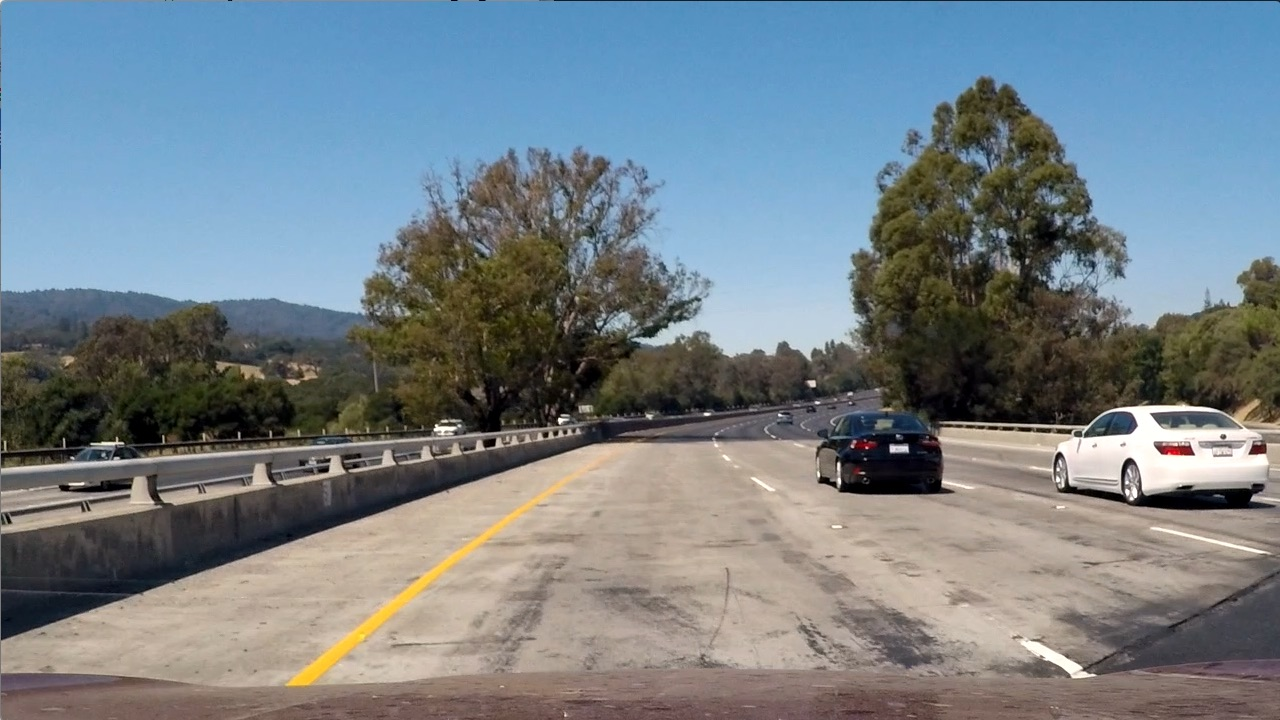
#> input picture test_images/test1.jpg, 1280 x 720 px
$ python rects.py
#> lines starting #> are read from the running program, lines starting #| are printed output that depends on the picture
import numpy as np
import cv2
import matplotlib.pyplot as plt
import matplotlib.image as mpimg

image = mpimg.imread('test_images/test1.jpg')
#> image is the input picture: shape (720, 1280, 3); mean R, G, B 117.5, 128.7, 135.5

colors = (
        (255, 0, 0),
        (0, 255, 0),
        (0, 0, 255),
)

i = 0

# Here is your draw_boxes function from the previous exercise
def draw_boxes(img, bboxes, color=(0, 0, 255), thick=6):
    global i
    # Make a copy of the image
    imcopy = np.copy(img)
    # Iterate through the bounding boxes
    for bbox in bboxes:
        #print(bbox)
        #print(bbox[0], bbox[1])
        # Draw a rectangle given bbox coordinates
        color = colors[i % 3]
        cv2.rectangle(imcopy, bbox[0], bbox[1], color, thick)
        i += 1
    # Return the image copy with boxes drawn
    return imcopy


def slide_window(img,
                 x_start_stop=[None, None],
                 y_start_stop=[None, None],
                 xy_window=(64, 64),
                 xy_overlap=(0.5, 0.5)
                ):
#> called with xy_window = (128, 128), xy_overlap = (0.5, 0.5)
    x_window_size, y_window_size = xy_window

    x_step, y_step = map(int, np.array(xy_window) * np.array(xy_overlap))

    if not all(x_start_stop):
        x_start_stop = [0, img.shape[1] - x_window_size + 1]
    if not all(y_start_stop):
        y_start_stop = [0, img.shape[0] - y_window_size + 1]

    x_ranges = map(int, x_start_stop + [x_step])
    y_ranges = map(int, y_start_stop + [y_step])

    x_steps = range(*x_ranges)
    y_steps = range(*y_ranges)

    window_list = []
    for y in y_steps:
        for x in x_steps:
            window_list.append((
                (x, y),
                (x + x_window_size, y + y_window_size)
            ))

    return window_list

from pprint import pprint as pp
windows = slide_window(image, xy_window=(128, 128), xy_overlap=(0.5, 0.5))
#> windows = 190 items
#pp(windows)

img = draw_boxes(image, windows)
#> the loop in draw_boxes, `for bbox in bboxes:` made 190 passes
#> (bbox, color) on passes 1 to 3: (((0, 0), (128, 128)), (255, 0, 0)), (((64, 0), (192, 128)), (0, 255, 0)), (((128, 0), (256, 128)), (0, 0, 255))
#> after the loop in draw_boxes, `for bbox in bboxes:`:
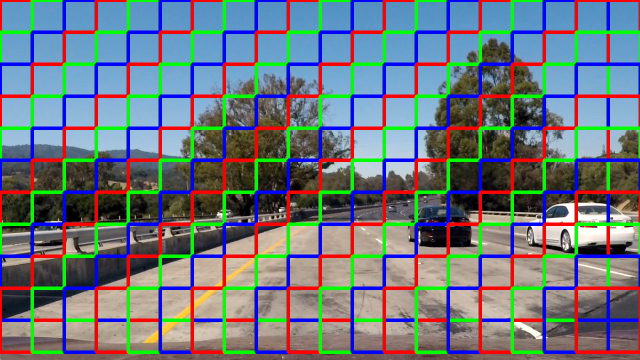
#> imcopy: shape (720, 1280, 3) (shown at 1/2 size); mean R, G, B 110.9, 119.2, 125.2
#> after the loop in draw_boxes, `for bbox in bboxes:`: i = 190
plt.imsave('windows.jpg', img)
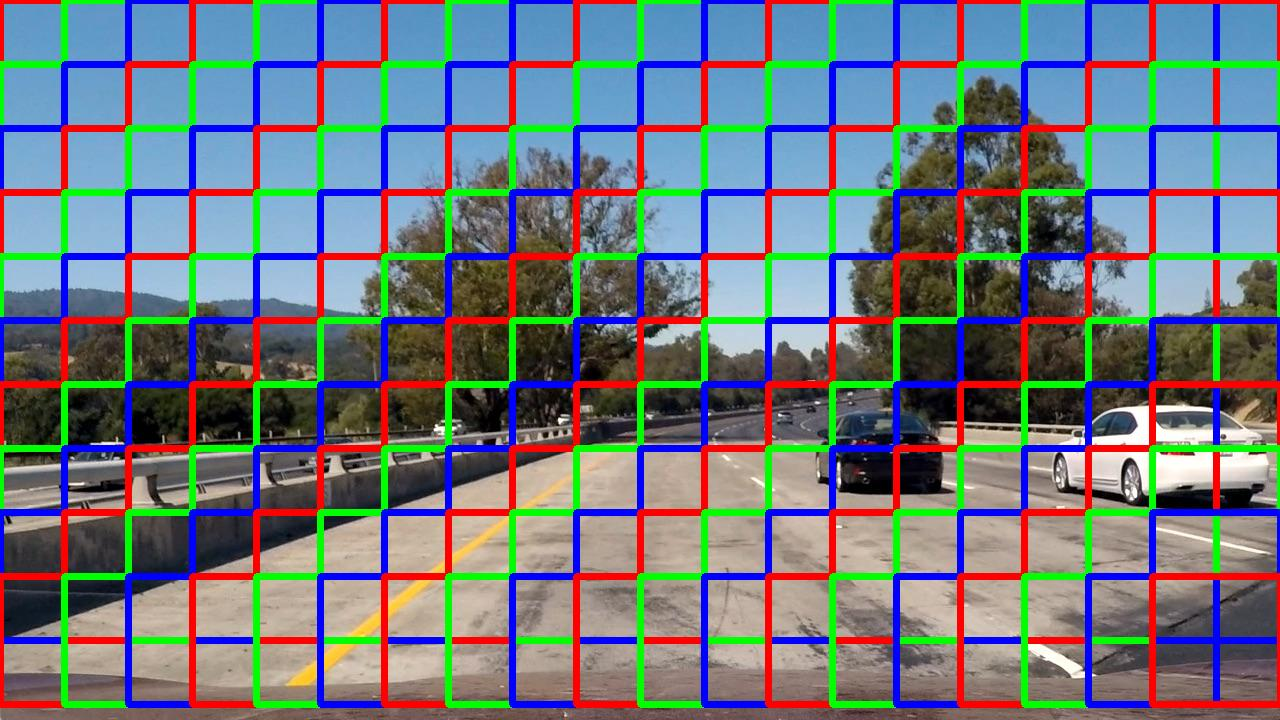
#> saved as windows.jpg: shape (720, 1280, 3); mean R, G, B 110.9, 119.4, 125.2

$ run again, with test_images/test10.jpg copied over test_images/test1.jpg
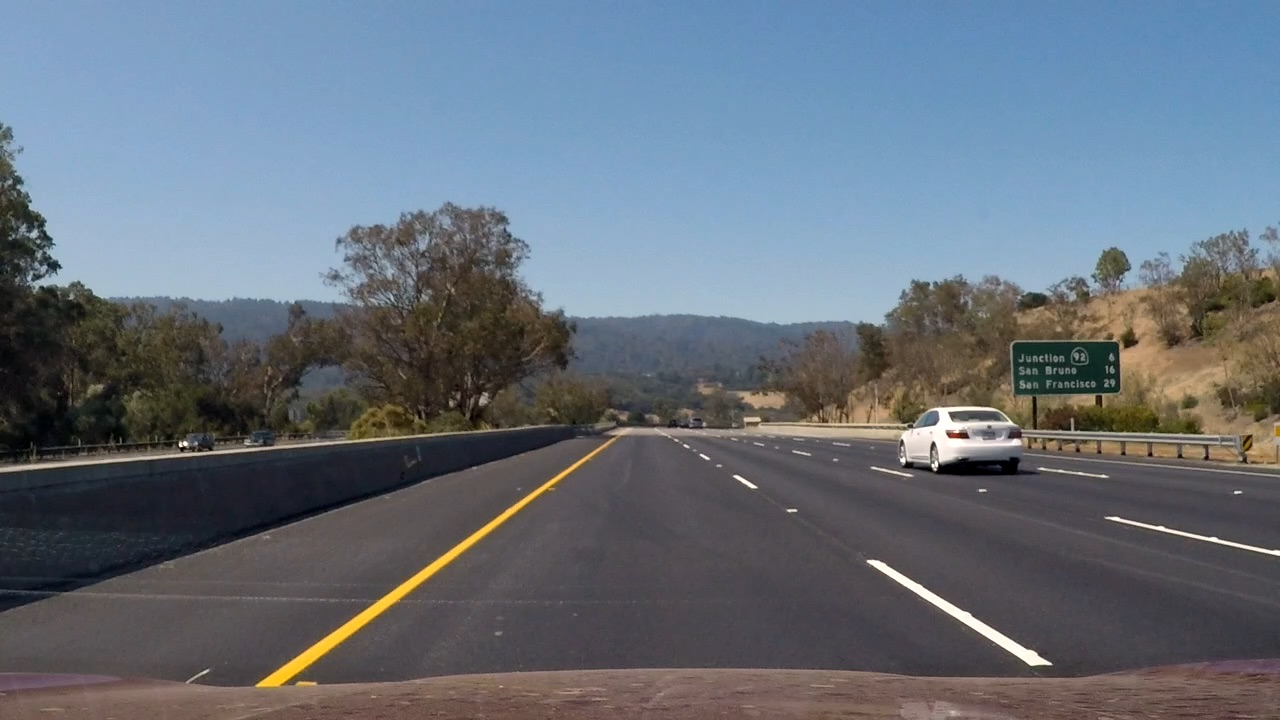
#> input picture test_images/test10.jpg, 1280 x 720 px
#> image is the input picture: shape (720, 1280, 3); mean R, G, B 102.2, 111.6, 122.6
#> windows = 190 items
#> the loop in draw_boxes, `for bbox in bboxes:` made 190 passes
#> (bbox, color) on passes 1 to 3: (((0, 0), (128, 128)), (255, 0, 0)), (((64, 0), (192, 128)), (0, 255, 0)), (((128, 0), (256, 128)), (0, 0, 255))
#> after the loop in draw_boxes, `for bbox in bboxes:`:
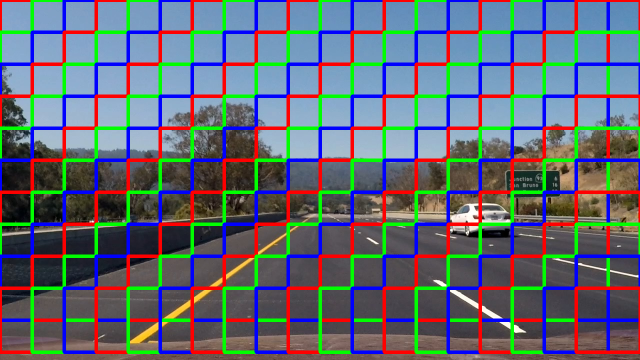
#> imcopy: shape (720, 1280, 3) (shown at 1/2 size); mean R, G, B 98.8, 105.7, 114.8
#> after the loop in draw_boxes, `for bbox in bboxes:`: i = 190
#> `plt.imsave('windows.jpg', img)`:
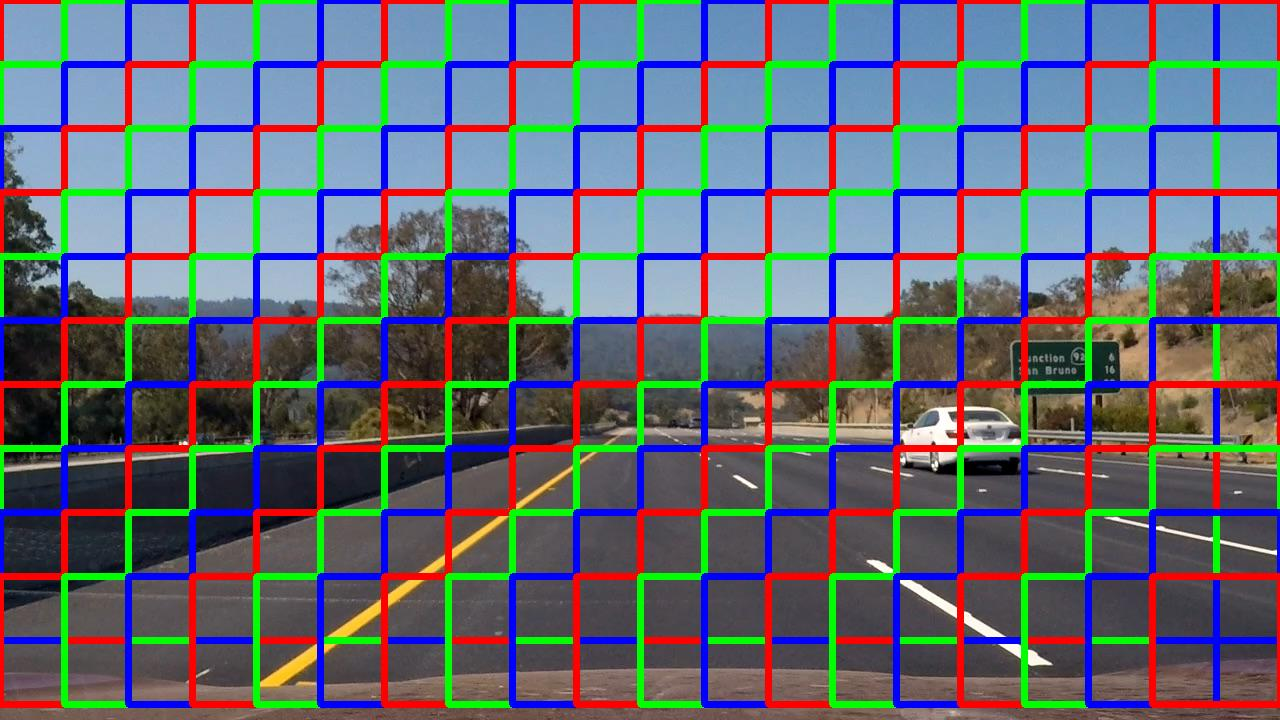
#> saved as windows.jpg: shape (720, 1280, 3); mean R, G, B 98.9, 105.8, 114.7

$ run again, with test_images/test11.jpg copied over test_images/test1.jpg
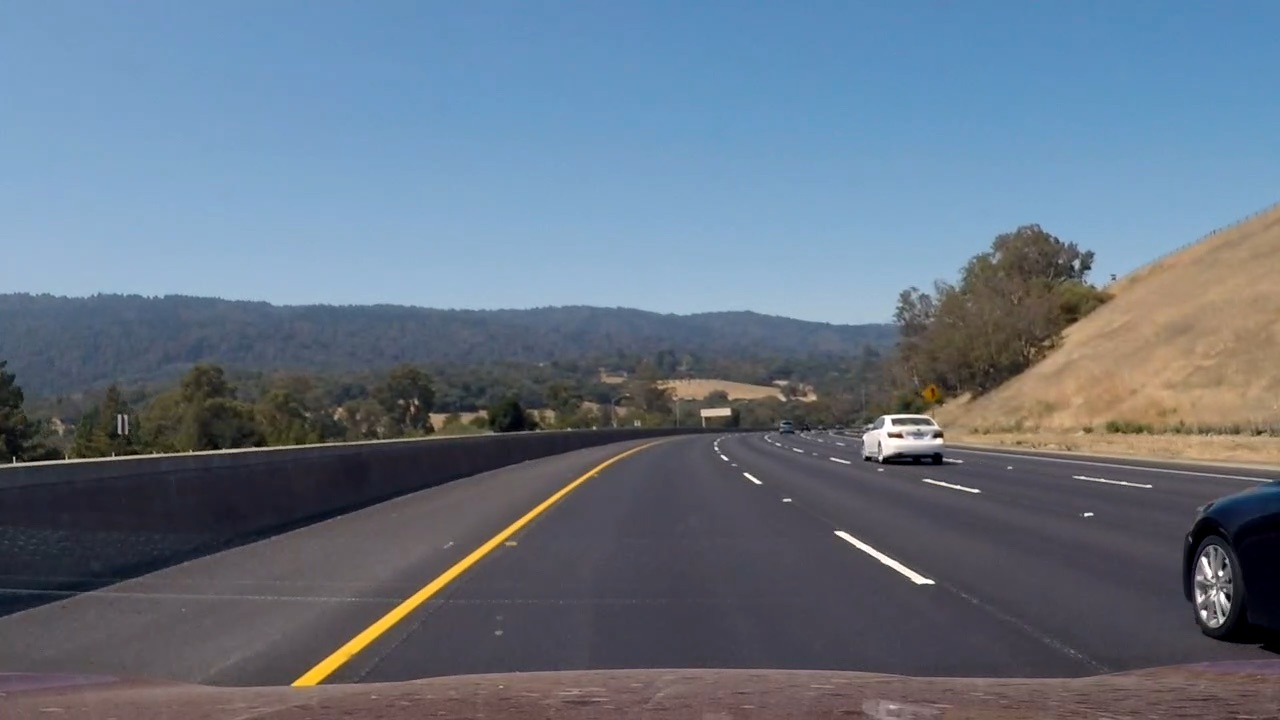
#> input picture test_images/test11.jpg, 1280 x 720 px
#> image is the input picture: shape (720, 1280, 3); mean R, G, B 101.9, 115, 130.7
#> windows = 190 items
#> the loop in draw_boxes, `for bbox in bboxes:` made 190 passes
#> (bbox, color) on passes 1 to 3: (((0, 0), (128, 128)), (255, 0, 0)), (((64, 0), (192, 128)), (0, 255, 0)), (((128, 0), (256, 128)), (0, 0, 255))
#> after the loop in draw_boxes, `for bbox in bboxes:`:
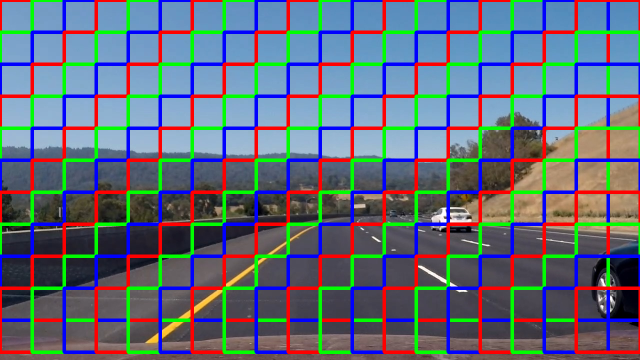
#> imcopy: shape (720, 1280, 3) (shown at 1/2 size); mean R, G, B 98.6, 108.4, 121.3
#> after the loop in draw_boxes, `for bbox in bboxes:`: i = 190
#> `plt.imsave('windows.jpg', img)`:
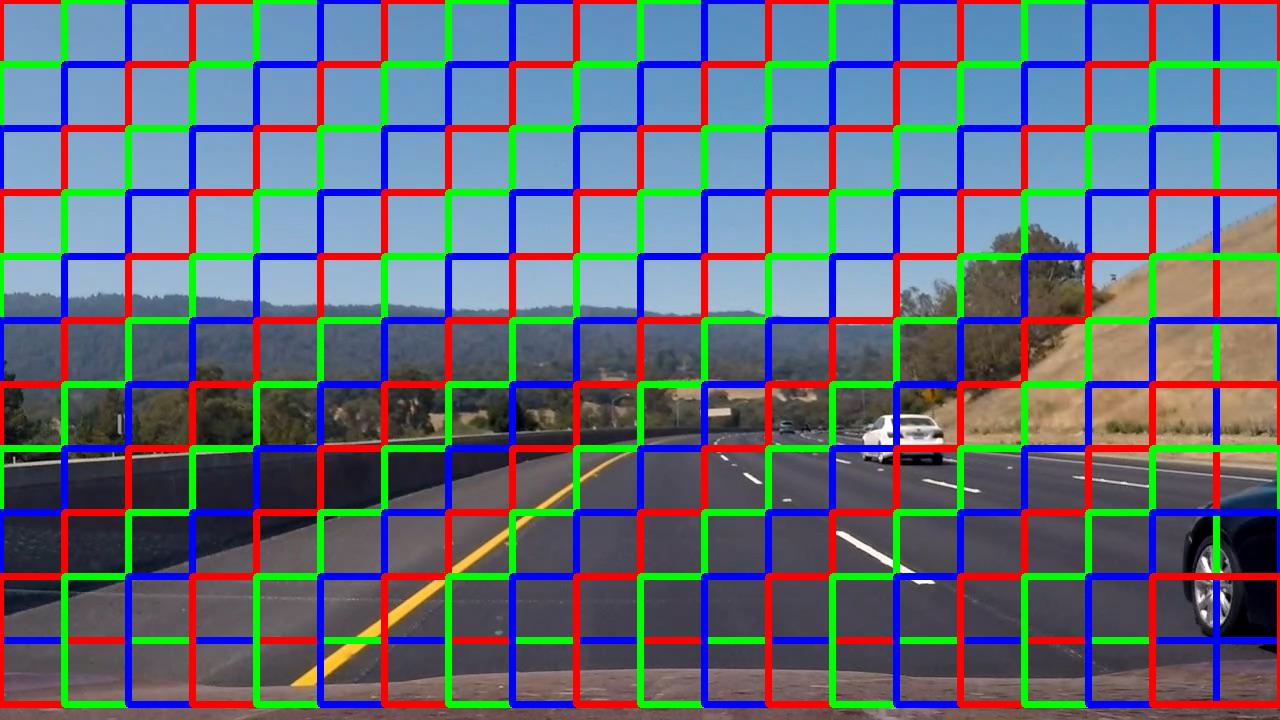
#> saved as windows.jpg: shape (720, 1280, 3); mean R, G, B 98.6, 108.6, 121.2
